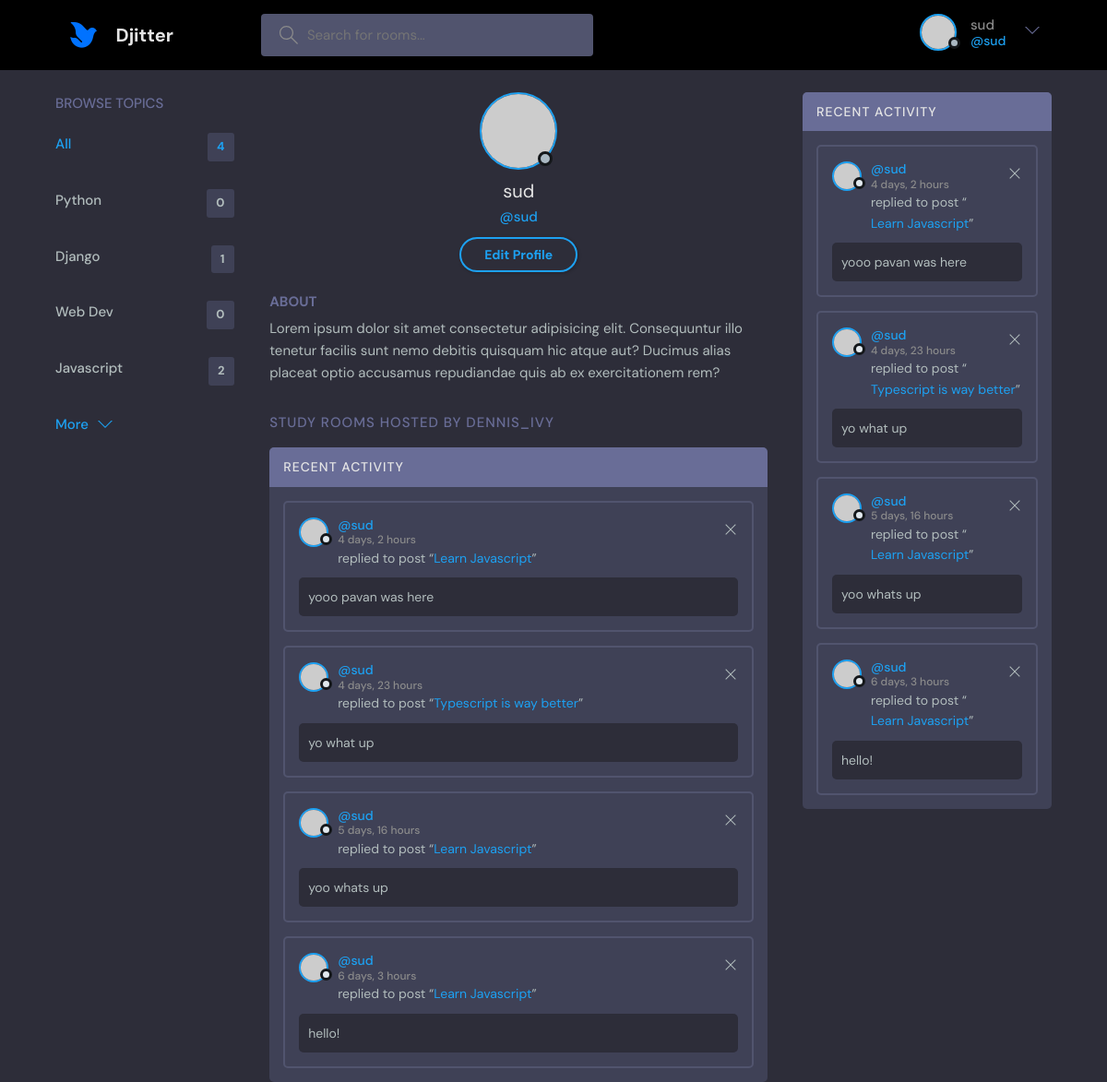
Screenshot of /profile/1 (signed in) with the database file from the repository.
### base/models.py (models this page shows, shortened)
class Topic(models.Model):
    name = models.CharField(max_length=200)

class Message(models.Model):
    user = models.ForeignKey(
        User, on_delete=models.CASCADE
    )  # on_delete=models.CASCADE means if the user is deleted, delete all messages by the user
    room = models.ForeignKey(Room, on_delete=models.CASCADE)
    body = models.TextField()
    updated = models.DateTimeField(auto_now=True)
    created = models.DateTimeField(auto_now_add=True)
    class Meta:
        ordering = ['-updated', '-created']

class Room(models.Model):
    host = models.ForeignKey(User, on_delete=models.SET_NULL, null=True)
    topic = models.ForeignKey(
        Topic, on_delete=models.SET_NULL, null=True
    )  # Topic would need to be enclosed in quotes if class Topic was below class Room
    name = models.CharField(max_length=200)
    description = models.TextField(null=True, blank=True)
    participants = models.ManyToManyField(
        User, related_name='participants', blank=True
    )  # related_name allows us to access participants from User model
    updated = models.DateTimeField(auto_now=True)
    created = models.DateTimeField(auto_now_add=True)
    class Meta:
        ordering = ['-updated', '-created'] # '-' means descending so newest is at the top
    def __str__(self):
        return self.name

### base/views.py (the view)
# urls.py: path('profile/<str:pk>', views.userProfile, name='user-profile'),
def userProfile(request, pk):
    user = User.objects.get(id=pk)
    rooms = user.room_set.all()
    room_messages = user.message_set.all()
    topics = Topic.objects.all()
    context = {"user": user, "rooms": rooms, "room_messages": room_messages, "topics": topics}
    return render(request, "base/profile.html", context)

### base/templates/base/profile.html
{% extends 'main.html' %} {% block content %}
  <main class="profile-page layout layout--3">
    <div class="container">
      <div>{% include 'base/topics_component.html' %}</div>
      <div class="roomList">
        <div class="profile">
          <div class="profile__avatar">
            <div class="avatar avatar--large active">
              <img src="https://randomuser.me/api/portraits/men/11.jpg" />
            </div>
          </div>
          <div class="profile__info">
            <h3>{{user.username}}</h3>
            <p>@{{user.username}}</p>
            <a href="edit-user.html" class="btn btn--main btn--pill">Edit Profile</a>
          </div>
          <div class="profile__about">
            <h3>About</h3>
            <p>
              Lorem ipsum dolor sit amet consectetur adipisicing elit. Consequuntur illo tenetur
              facilis sunt nemo debitis quisquam hic atque aut? Ducimus alias placeat optio
              accusamus repudiandae quis ab ex exercitationem rem?
            </p>
          </div>
        </div>
        <div class="roomList__header">
          <div>
            <h2>Study Rooms Hosted by dennis_ivy</a>
            </h2>
          </div>
        </div>
        {% include 'base/activity_component.html' %}
      </div>
      {% include 'base/activity_component.html' %}
    </div>
  </main>
{% endblock content %}

### templates/navbar.html (shortened to what this page needs)
{% load static %}
<header class="header header--loggedIn">
  <div class="container">
    <a href="{% url 'home' %}" class="header__logo">
      <img src="{% static 'images/logo.png' %}" />
      <h1>Djitter</h1>
    </a>
    <form class="header__search" method="GET" action="{% url 'home' %}">
      <label>
        <input name = "q" placeholder="Search for rooms..." />
      </label>
    </form>
    <nav class="header__menu">
      {% if request.user.is_authenticated %}
        <div class="header__user">
          <a href="profile.html">
            <div class="avatar avatar--medium active">
              <img src="https://randomuser.me/api/portraits/men/37.jpg" />
            </div>
            <p>{{ request.user.username }} <span>@{{ request.user.username }}</span></p>
          </a>
          <button class="dropdown-button">
            <svg
              version="1.1"
              xmlns="http://www.w3.org/2000/svg"
              width="32"
              height="32"
              viewBox="0 0 32 32"
            >
              <title>chevron-down</title>
              <path d="M16 21l-13-13h-3l16 16 16-16h-3l-13 13z"></path>
            </svg>
          </button>
        </div>
        {% else %}
        <a href="{% url 'login' %}">
          <img src="{% static 'images/avatar.svg' %}" />
          <p>Login</p>
        </a>
        {% endif %}
    </nav>
  </div>
</header>

### base/templates/base/topics_component.html
<div class="topics">
  <div class="topics__header">
    <h2>Browse Topics</h2>
  </div>
  <ul class="topics__list">
    <li>
      <a href="{% url 'home' %}" class="active">All <span>{{topics.count}}</span></a>
    </li>
    {% for topic in topics %}
    <li>
      <a href="{% url 'home' %}?q={{topic.name}}">{{topic.name}}<span>{{topic.room_set.all.count}}</span></a>
    </li>
    {% endfor %}
  </ul>
  <a class="btn btn--link" href="topics.html">
    More
    <svg
      version="1.1"
      xmlns="http://www.w3.org/2000/svg"
      width="32"
      height="32"
      viewBox="0 0 32 32"
    >
      <title>chevron-down</title>
      <path d="M16 21l-13-13h-3l16 16 16-16h-3l-13 13z"></path>
    </svg>
  </a>
</div>

### base/templates/base/activity_component.html
<div class="activities">
  <div class="activities__header">
    <h2>Recent Activity</h2>
  </div>
  {% for message in room_messages %}
  <div class="activities__box">
    <div class="activities__boxHeader roomListRoom__header">
      <a
        href="{% url 'user-profile' message.user.id %}"
        class="roomListRoom__author"
      >
        <div class="avatar avatar--small">
          <img src="https://randomuser.me/api/portraits/women/11.jpg" />
        </div>
        <p>
          @{{message.user}}
          <span>{{message.created|timesince}}</span>
        </p>
      </a>
      {% if request.user == message.user %}
      <div class="roomListRoom__actions">
        <a href="{% url 'delete-message' message.id %}">
          <svg
            version="1.1"
            xmlns="http://www.w3.org/2000/svg"
            width="32"
            height="32"
            viewBox="0 0 32 32"
          >
            <title>Delete</title>
            <path
              d="M27.314 6.019l-1.333-1.333-9.98 9.981-9.981-9.981-1.333 1.333 9.981 9.981-9.981 9.98 1.333 1.333 9.981-9.98 9.98 9.98 1.333-1.333-9.98-9.98 9.98-9.981z"
            ></path>
          </svg>
        </a>
      </div>
      {% endif %}
    </div>
    <div class="activities__boxContent">
      <p>
        replied to post “<a href="{% url 'room' message.room.id %}">{{message.room}}</a>”
      </p>
      <div class="activities__boxRoomContent">
        {{message.body}}
      </div>
    </div>
  </div>
  {% endfor %}
</div>

### rows the page displays
Topic: name "Python", room_set.all.count "0"
Topic: name "Django", room_set.all.count "1"
Topic: name "Web Dev", room_set.all.count "0"
Topic: name "Javascript", room_set.all.count "2"
Message: user "sud", created "4 days, 2 hours", room "Learn Javascript", body "yooo pavan was here"
Message: user "sud", created "4 days, 23 hours", room "Typescript is way better", body "yo what up"
Message: user "sud", created "5 days, 16 hours", room "Learn Javascript", body "yoo whats up"
Message: user "sud", created "6 days, 3 hours", room "Learn Javascript", body "hello!"

### other values shown
{{ request.user.username }} "sud"
{{ topics.count }} "4"
{{ user.username }} "sud"
